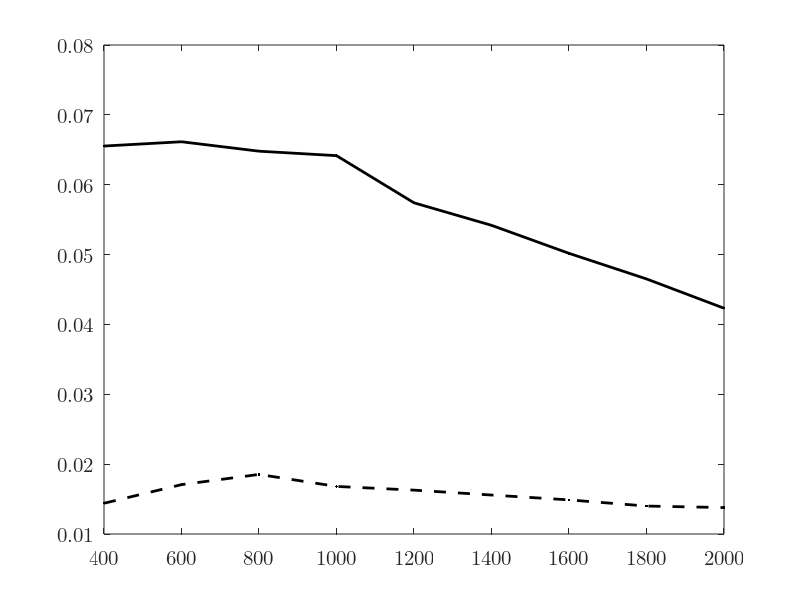

Recreate this plot in MATLAB.
% u =(10:2:26);
% i =[0.065 0.081 0.099 0.117 0.137 0.156 0.177 0.200 0.220];
% v1=[2.795 3.582 4.286 4.648 5.133 6.056 6.587 7.180 7.803];
% r=0.5*103.84*10^(-3);
% s=pi*r*r;
% rho=1.185;
% p0=u.*i
% p1=0.5.*rho.*s.*(v1.^3)
% ita=p1./p0
%
% subplot(1, 2, 1);
% uv=scatter(u, v1, 200, 'k', '.');
% hold on;
% xlim([10, 26])
% xticks(u)
% set(gca, 'FontName', 'Latin Modern Math', 'FontSize', 15);
% xlabel('\fontname{Songti SC}输入电压 \fontname{Latin Modern Math}U/V');
% ylabel('\fontname{Songti SC}风速 \fontname{Latin Modern Math}V_1/(m/s)');
% box on;
% M=[u' ones(9,1)];
% k=M\(v1');
% v1pre=(M*k)';
%
% plot(u, v1pre, '-k', 'LineWidth', 2);
%
% subplot(1, 2, 2);
% plot(v1, ita, '.-k', 'LineWidth', 2, 'MarkerSize', 15);
% set(gca, 'FontName', 'Latin Modern Math', 'FontSize', 15);
% xlabel('\fontname{Songti SC}风速 \fontname{Latin Modern Math}V_1/(m/s)');
% ylabel('\fontname{Songti SC}转换效率 \fontname{Latin Modern Math}\eta');
%

r=(400:200:2000);
u1=[2.40,3.20,3.85,4.10,4.42,4.67,4.88,5.02,5.25];
u2=[5.12,6.30,7.20,8.01,8.30,8.71,8.96,9.15,9.20];
p1=u1.^2./r
p2=u2.^2./r

plot(r, p1, '.--k', 'LineWidth', 2);
hold on;
plot(r, p2, '.-k', 'LineWidth', 2);
set(gca, 'FontName', 'Latin Modern Math', 'FontSize', 15);

xlim([400, 2000])
xticks(r)
